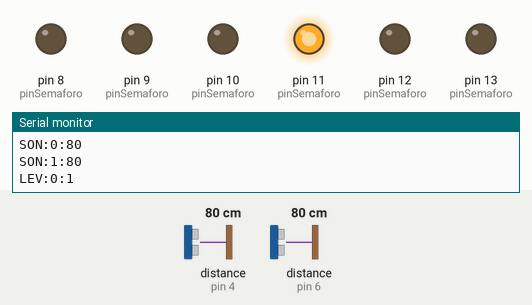
A sketch run on a simulated Arduino Uno, built with avr-gcc and run on an emulated ATmega328P. Parts: output pins drawn as LEDs (lit = HIGH), the last lines printed to the serial monitor. The test bench sets the inputs (shaded band); at power-on: distance to the obstacle (sensors on pin 4, pin 6) 80 cm. The echo pulse lasts 58.3 µs per cm; pins used as bus, display or sensor lines are not drawn.

Above: at 0.3 s.
At 5.8 s:
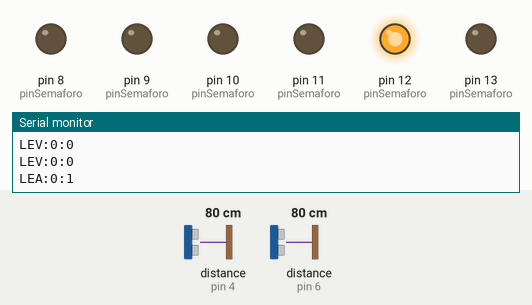
At 14.0 s:
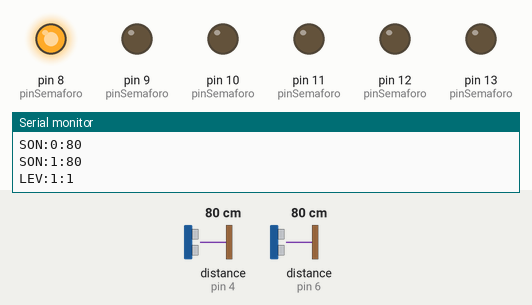
At 19.5 s:
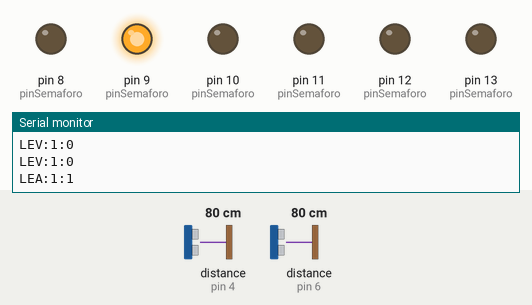
At 21.5 s:
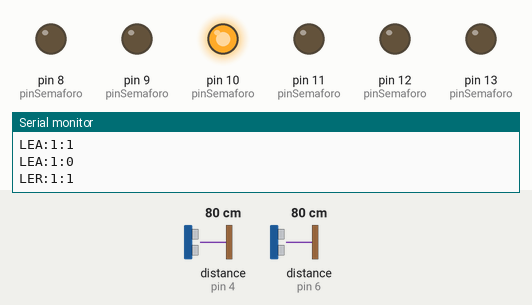
At 35.2 s:
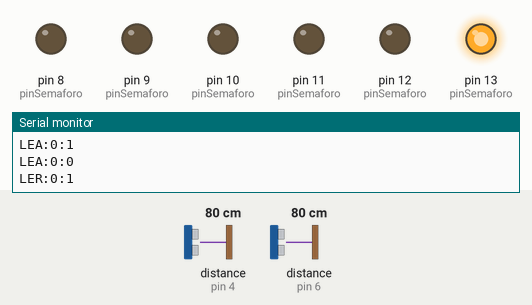
Timing chart, 0 to 36.7 s (numbered marks = the images above):
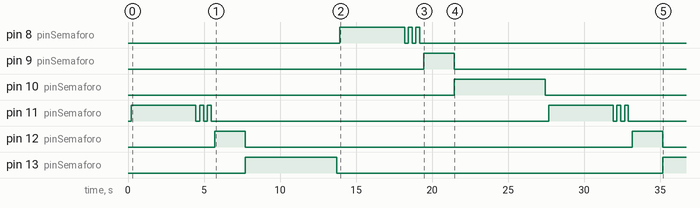

Measured:
- by itself, pin 8 (pinSemaforo): LOW → HIGH at 13.9 s, → LOW 4.3 s later, → HIGH 0.25 s later, → LOW 0.25 s later, … (6 changes in this stretch)
- by itself, pin 9 (pinSemaforo): LOW → HIGH at 19.4 s, → LOW 2.0 s later
- by itself, pin 10 (pinSemaforo): LOW → HIGH at 21.4 s, → LOW 6.0 s later
- by itself, pin 11 (pinSemaforo): LOW → HIGH at 0.22 s, → LOW 4.3 s later, → HIGH 0.25 s later, → LOW 0.25 s later, … (12 changes in this stretch)
- by itself, pin 12 (pinSemaforo): alternates HIGH for 2.0 s and LOW for 25.4 s
- by itself, pin 13 (pinSemaforo): LOW → HIGH at 7.7 s, → LOW 6.0 s later, → HIGH 21.4 s later

The sketch:

semaforo.ino
```cpp
/*** Global variables ***/
const int numColores = 3; // Rojo, Amarillo, Verde
int pinSemaforo[2][numColores] = {
    {13, 12, 11}, // Pines del primer semáforo
    {10, 9, 8}    // Pines del segundo semáforo
};
int numSemaforos = 2; // Número de semáforos
int semaforoActual = 0; // Variable para alternar entre semáforos

const int N = 2;  // Número de sensores ultrasónicos
int sensores[N][2] = {
    {7, 6},  // TRIG_PIN y ECHO_PIN para el primer sensor
    {5, 4}   // TRIG_PIN y ECHO_PIN para el segundo sensor
};

int duracion[N];
int distancia[N];

void setup() {
    Serial.begin(9600);
    configurarSemaforos();
    configurarSensores();
}

void loop() {
      ControlSensores();

    controlarSemaforos();
    }

void ControlSensores() {
    for(int i = 0; i < N; i++) {
        MedirDistancia(i);
        ImprimirDistancia(i);
        delay(100);
    }
}

void configurarSemaforos() {
    for (int i = 0; i < numSemaforos; i++) {
        for (int j = 0; j < numColores; j++) {
            pinMode(pinSemaforo[i][j], OUTPUT);
            digitalWrite(pinSemaforo[i][j], LOW); // Apaga al inicio
        }
    }
}

void configurarSensores() {
    for (int i = 0; i < N; i++) {
        pinMode(sensores[i][0], OUTPUT);  // TRIG_PIN
        pinMode(sensores[i][1], INPUT);   // ECHO_PIN
    }
}

void controlarSemaforos() {
    controlSemaforo(semaforoActual);
    semaforoActual = (semaforoActual + 1) % numSemaforos; // Alterna entre semáforos
}

// Función para controlar el semáforo
void controlSemaforo(int i) {
    // Verde encendido
    cambiarEstadoSemaforo(i, 2, HIGH, 4000); // Verde ON
    parpadeoVerdeAntesDeAmarillo(i);  // Parpadeo antes de cambiar a amarillo
    cambiarEstadoSemaforo(i, 2, LOW, 0);  // Verde OFF

    // Amarillo encendido
    cambiarEstadoSemaforo(i, 1, HIGH, 2000); // Amarillo ON
    cambiarEstadoSemaforo(i, 1, LOW, 0); // Amarillo OFF

    // Rojo encendido
    cambiarEstadoSemaforo(i, 0, HIGH, 6000); // Rojo ON
    cambiarEstadoSemaforo(i, 0, LOW, 0); // Rojo OFF
}
void parpadeoVerdeAntesDeAmarillo(int i) {
    for (int j = 0; j < 3 ; j++) {
        cambiarEstadoSemaforo(i, 2, HIGH, 250);
        cambiarEstadoSemaforo(i, 2, LOW, 250);
    }
}

void cambiarEstadoSemaforo(int semaforo, int color, int estado, int tiempo) {
    digitalWrite(pinSemaforo[semaforo][color], estado);
    imprimirEstado(semaforo, color, estado);
    delay(tiempo);
}

void imprimirEstado(int semaforo, int color, int estado) {
    String colorCode = color == 0 ? "LER" : color == 1 ? "LEA" : "LEV";
    Serial.println(colorCode + ":" + String(semaforo) + ":" + String(estado));
}


void MedirDistancia(int sensor) {
    digitalWrite(sensores[sensor][0], LOW);
    delay(2);
    digitalWrite(sensores[sensor][0], HIGH);
    delay(1);
    digitalWrite(sensores[sensor][0], LOW);

    duracion[sensor] = pulseIn(sensores[sensor][1], HIGH);
    distancia[sensor] = duracion[sensor] / 58.2;
}

void ImprimirDistancia(int sensor) {
    Serial.print("SON:");
    Serial.print(sensor);
    Serial.print(":");
    Serial.println(distancia[sensor]);
}
```
